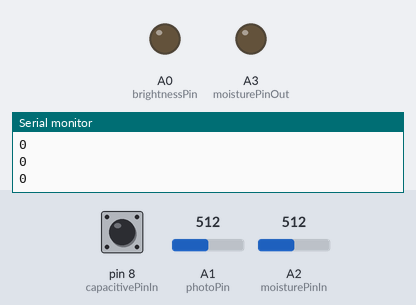
Simulated run of this sketch. Board: Arduino Uno, built with avr-gcc and run on an emulated ATmega328P. Shown: output pins drawn as LEDs (lit = HIGH), the last lines printed to the serial monitor. The inputs (shaded band) are chosen by the test bench; at power-on: pin 8 (capacitivePinIn) HIGH, A1 (photoPin) = 512, A2 (moisturePinIn) = 512. Pins used as bus, display or sensor lines are not drawn.

Above: at 11.8 s.
At 28.7 s:
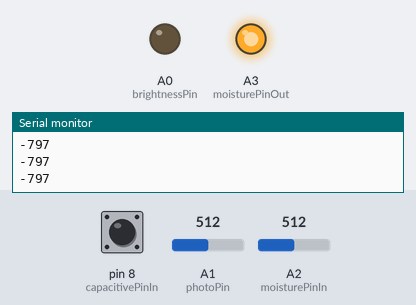
Timing chart, 0 to 63.5 s (numbered marks = the images above):
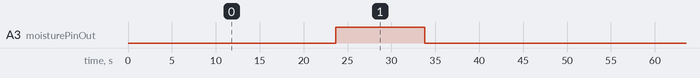

Measured:
- by itself, A3 (moisturePinOut): alternates HIGH for 10.1 s and LOW for 38.8 s

The sketch:

Plant_Sensor_Tests.ino
```cpp
/*
  Test Script for Plant Sensor

  This code enables a series of tests that we run to confirm that sensors are working as intended. Super useful!

  modified date 4/3/2022
  by Jack Watson
 */

#include <CapacitiveSensor.h>

// Output pins.
int colorPin = 9;
int brightnessPin = A0;

// Sensor input pins.
int moisturePinIn = A2;
int moisturePinOut = A3;
int photoPin = A1;
int capacitivePinOut = 10;
int capacitivePinIn = 8;

CapacitiveSensor cs_10_8 = CapacitiveSensor(capacitivePinOut, capacitivePinIn);

int sensorReadDelay = 20;

void setup() {
  Serial.begin(9600);
  pinMode(colorPin, OUTPUT);
}

void loop() {

  // --- Green LED Test ---
  Serial.println("--- Green LED Test ---");
  digitalWrite(colorPin, HIGH);

  for(int i = 0; i < 255; i++) {
    analogWrite(A0, map(i, 0, 255, 40, 80));
    delay(10);
  }

  delay(2000);

  // --- Blue LED Test . ---
  Serial.println("--- Blue LED Test ---");
  digitalWrite(colorPin, LOW);

  for(int i = 0; i < 255; i++) {
    analogWrite(brightnessPin, map(i, 0, 255, 40, 80));
    delay(10);
  }

  delay(2000);

  // --- Plant Sensor Test ---
  Serial.println("--- Plant Sensor Test ---");

  // Run the following test for 10 seconds.
  for(int i = 0; i < 100; i++) {
     Serial.println(getTouchSensor());
     delay(10);
  }

  delay(2000);

  // --- Moisture Sensor Test ---
  Serial.println("--- Moisture Sensor Test ---");
  for(int i = 0; i < 100; i++) {
     Serial.println(getMoistureSensor());
  }

  delay(2000);
  // --- Light Sensor Test ---
  Serial.println("--- Light Sensor Test ---");
  for(int i = 0; i < 100; i++) {
    Serial.println(getLightSensor());
    delay(10);
  }

  delay(2000);
}

/*
 * Get the capacitive sensor value.
 */
int getTouchSensor() {

  int tempValue = 0;
  for (int i = 0; i < 5; i++) {
    tempValue += map(cs_10_8.capacitiveSensor(30), 0, 90000, 0, 255);
    delay(sensorReadDelay);
  }
  return tempValue / 5;
}

/*
 * Get the light value from the sensor.
 */
int getLightSensor() {
  int tempValue = 0;
  for (int i = 0; i < 5; i++) {
    tempValue += analogRead(photoPin);
    delay(sensorReadDelay);
  }
  return tempValue / 5;
}

/*
 * Get the moisture value.
 */
int getMoistureSensor() {
  int tempValue = 0; // variable to temporarly store moisture value
  for (int i = 0; i < 5; i++) {
      analogWrite(moisturePinOut, 255);
      delay(sensorReadDelay * 0.25);
      tempValue += map(analogRead(moisturePinIn), 900, 1024, 0, 255);
      delay(sensorReadDelay * 0.75);
      analogWrite(moisturePinOut, 0);
  }
  return tempValue / 5;
}
```
